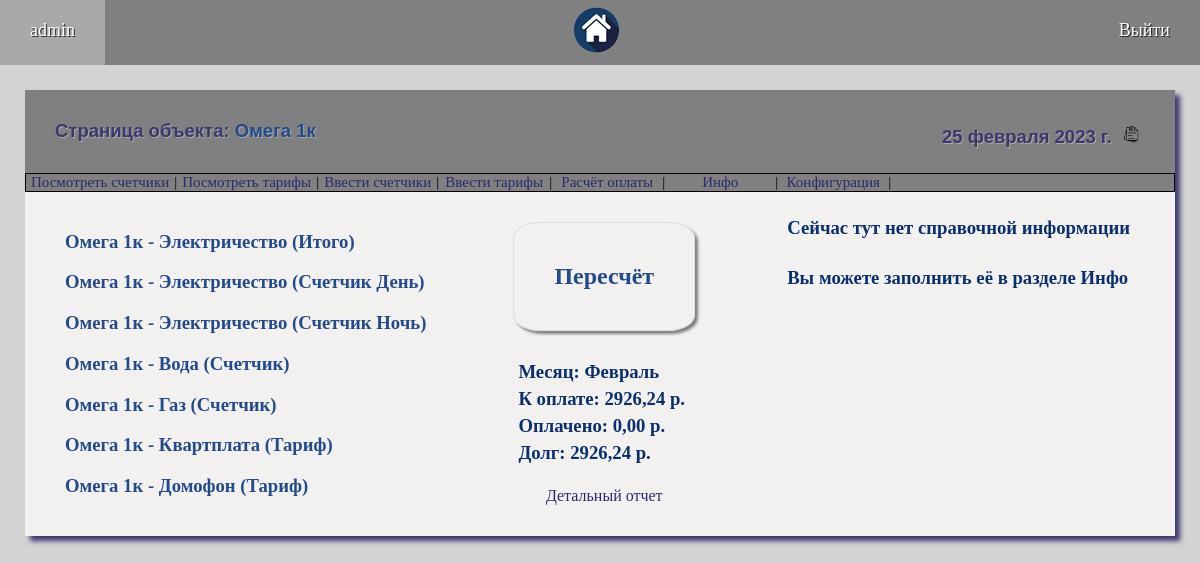
The app's page /app/8/ (signed in), older data.
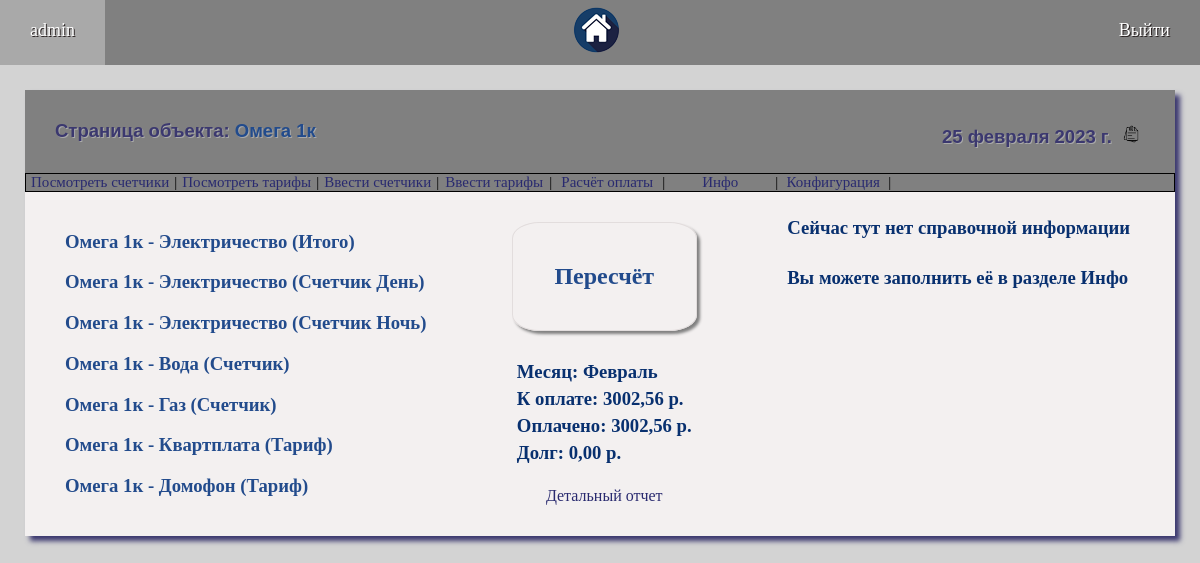
The same page, newer data.
### compay/models.py (models this page shows, shortened)
class PaySummary(models.Model):
    NAME = 'Суммарный расчет'
    topay = models.FloatField(default=0, verbose_name='К оплате')
    payed = models.FloatField(default=0, verbose_name='Оплачено')
    debt = models.FloatField(default=0, verbose_name='Долг по месяцу')
    debt_summary = models.FloatField(default=0, verbose_name='Долг итоговый')
    debt_sum_before = models.FloatField(default=0, verbose_name='Долг предыдущий')
    month = models.CharField(max_length=2, choices=MONTHES, verbose_name='Месяц расчета')
    created = models.DateTimeField(auto_now_add=True, verbose_name="Дата создания")
    updated = models.DateTimeField(auto_now=True, verbose_name="Дата изменения")
    comment = models.TextField(blank=True, verbose_name='Заметки')
    app = models.ForeignKey('Appartment', on_delete=models.CASCADE, verbose_name="Имя объекта")
    class Meta:
        verbose_name = 'Суммарный расчет'
        verbose_name_plural = 'Суммарный расчет'
        ordering = ['created']

### compay/views.py (the view)
# urls.py: path('app/<int:app_selected>/', app, name='app'),
@login_required
def app(request, app_selected):
    global msgs, month, date
    clean_msgs('Pay-Enter')
    create_items_for_app(app_selected)
    obj = ''
    try:
        pay_sum = PaySummary.objects.filter(app=app_selected, month=date.month).first()
    except:
        pass
    if not pay_sum:
        pay_sum = PaySummary(app_id=app_selected, month=date.month)
        btn = 'Расчёт'
    else:
        btn = 'Пересчёт'
    if request.method == 'GET':
        try:
            c = request.GET['count']
        except:
            c = None
        if c:
            pay_sum.topay, pay_selected = check_and_calculation(app_selected, date.month)
            pay_sum.payed, pay_sum.debt = count_payed_and_debts(app_selected, date.month)
            pay_sum.save()
        else:
            pay_selected = 0
    else:
        pay_selected = 0
    items = Item.objects.filter(app_id=app_selected)
    ap = Appartment.objects.get(pk=app_selected)
    if not items:
        obj = f'В конфигурации для {ap.name} не выбраны виды оплаты'
    info_list = Info.objects.filter(app=ap).order_by('-created')[:4]
    if len(info_list) == 0:
        info_list = ['Сейчас тут нет справочной информации', 'Вы можете заполнить её в разделе Инфо']
    submenu = [{"title": "Посмотреть счетчики", 'url_name': 'counters', 'app_selected': app_selected},
               {"title": "Посмотреть тарифы", 'url_name': 'tarifs', 'app_selected': app_selected},
               {"title": "Ввести счетчики", 'url_name': 'enter_counters', 'app_selected': app_selected},
               {"title": "Ввести тарифы", 'url_name': 'enter_tarifs', 'app_selected': app_selected},
               {"title": "Расчёт оплаты", 'url_name': 'pay', 'app_selected': app_selected},
               {"title": "    Инфо    ", 'url_name': 'info', 'app_selected': app_selected},
               {"title": "Конфигурация", 'url_name': 'config_app', 'app_selected': app_selected}]
    context = {'title': 'Страница объекта: ', 'menu': menu, 'submenu': submenu, 'msgs': msgs, 'date': date,
               'ap': ap, 'obj': obj, 'items': items, 'app_selected': app_selected, 'pay_selected': pay_selected,
               'info_list': info_list, 'pay_sum': pay_sum, 'btn': btn}
    return render(request, 'compay/app.html', context)

### compay/models.py (called while the page is built)
    def __str__(self):
        return self.name

    def __str__(self):
        for k, v in self.LST:
            if k == self.item_name:
                name = v
        return str(self.app) + ' - ' + name + " (" + str(self.get_is_counter_display()) + ')'

### compay/views.py (called while the page is built)
def clean_msgs(msg_to_clean=None):
    global msgs
    msgs_clean_list = ['Error']
    msgs_clean_list.append(msg_to_clean)
    for i in range(3):
        for msg in msgs:
            if msg['description'] in msgs_clean_list:
                msgs.remove(msg)

### compay/templates/compay/app.html (shortened to what this page needs)
{% extends 'compay/base.html' %}
{% load static %}
{% block content %}
<div class="main">
	<div class="title">
		<div>{{ title }} <a href="{% url 'home' %}" class="links">{{ ap.name }}</a></div>
		<div>{{ date }} <a href="{% url 'home' %}"><img class="icon_img" src="{% static 'compay/images/docs.png' %}" alt="No picture"></a></div>
	</div>
	<div class="submenu">
		{% for s in submenu %}
				<a href="{% url s.url_name s.app_selected %}" class="submenu_link">{{s.title}}</a> |
		{% endfor %}
	</div>
	<div class="window">
		<div class="block">
		{% for item in items %}
			<h3><a href="{% url 'item' item.app_id item.id %}" class="links">{{ item }}</a></h3>
		{% endfor %}
		</div>
		<div class="wrapper">
			<a href="?count=yes" class="big_btn" method="get">
				<h2 class="text">{{ btn }}</h2>
			</a>
			<h3 class="text c">Месяц: {{ date|date:'F' }} </h3>
			<h3 class="text c">К оплате: {{ pay_sum.topay|floatformat:2 }} р.</h3>
			<h3 class="text c">Оплачено: {{ pay_sum.payed|floatformat:2 }} р.</h3>
			<h3 class="text c">Долг: {{ pay_sum.debt|floatformat:2 }} р.</h3><br>
			<a href="{% url 'pay' ap.pk pay_selected %}" class="submenu_link">Детальный отчет</a>
		</div>
		<div class="block">
			{% for info in info_list %}
            <h3 class="text c">{{ info }}</h3>
            <br>
        	{% endfor %}
		</div>
	</div>
</div>
{% endblock %}

Row changes from the older to the newer data that the page shows:
changed PaySummary: topay "2926,24" → "3002,56"; payed "0,00" → "3002,56"; debt "2926,24" → "0,00"
